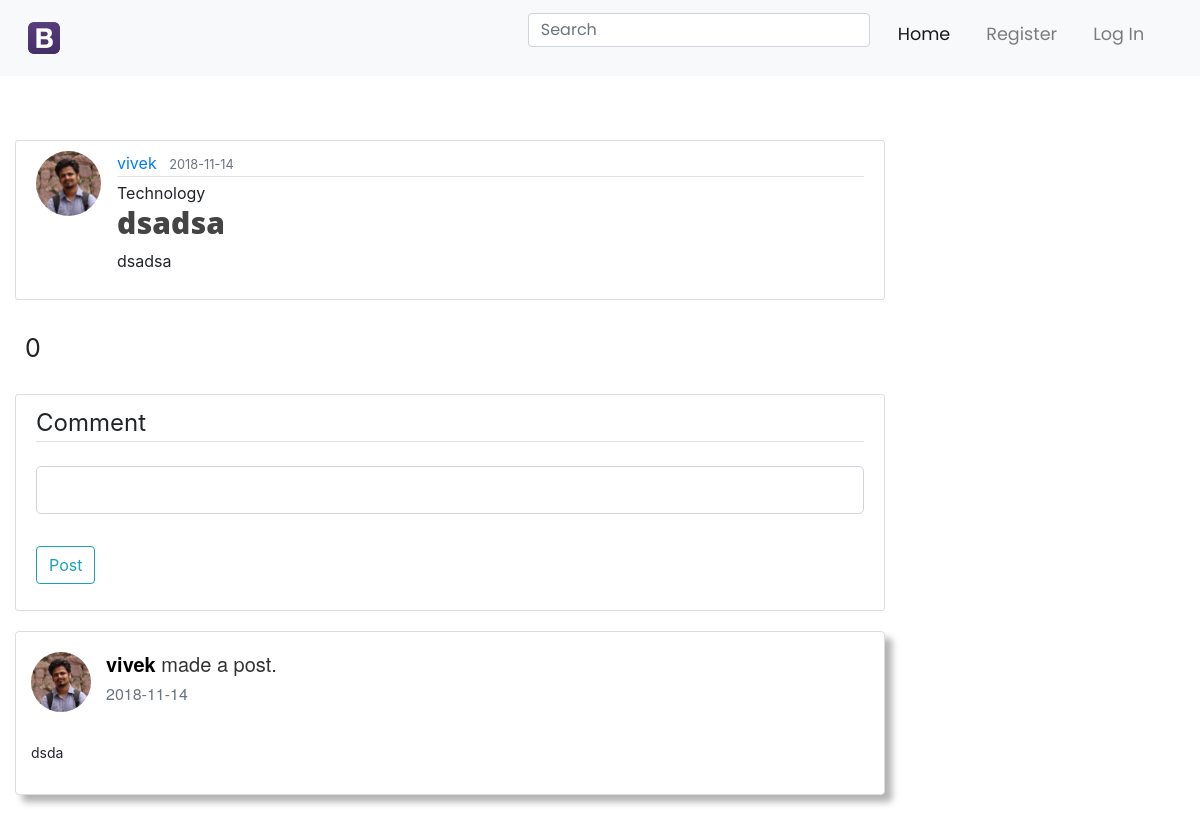
The page /post/14 on the database its author committed.
### flaskblog/models.py (models this page shows, shortened)
class User(db.Model, UserMixin):
    id = db.Column(db.Integer, primary_key=True)
    username = db.Column(db.String(20), unique=True, nullable=False)
    email = db.Column(db.String(120), unique=True, nullable=False)
    image_file = db.Column(db.String(20), nullable=False, default='default.jpg')
    password = db.Column(db.String(60), nullable=False)
    posts = db.relationship('Post', backref='author', lazy=True)
    aboutme = db.Column(db.String(1000))
    user_comments = db.relationship('Comment', backref='commentor', lazy=True)
    liked = db.relationship('PostLike', foreign_keys='PostLike.user_id', backref='user', lazy='dynamic')

class Post(db.Model):
    id = db.Column(db.Integer, primary_key=True)
    title = db.Column(db.String(100), nullable=False)
    date_posted = db.Column(db.DateTime, nullable=False, default=datetime.utcnow)
    content = db.Column(db.Text, nullable=False)
    user_id = db.Column(db.Integer, db.ForeignKey('user.id'), nullable=False)
    published = db.Column(db.Boolean, default=False)
    comments = db.relationship('Comment', backref='post_comments', lazy=True)
    user_tag = db.Column(db.Text)
    likes = db.relationship('PostLike', backref='post', lazy='dynamic')
    theme = db.Column(db.Integer, default=1)

class Comment(db.Model):
    id = db.Column(db.Integer, primary_key=True)
    body = db.Column(db.String(140))
    timestamp = db.Column(db.DateTime, nullable=False, default=datetime.utcnow)
    username = db.Column(db.Text, default='Anonymous')
    comment_user_id = db.Column(db.Integer, db.ForeignKey('user.id'), nullable=True)
    post_id = db.Column(db.Integer, db.ForeignKey('post.id'))

### flaskblog/routes.py (the view)
@app.route("/post/<int:post_id>")
def post(post_id):
    post = Post.query.get_or_404(post_id)
    print(post.user_id)
    print(post.published)
    print(current_user)
    print(post.theme)
    if not post.published:
        if not post.author == current_user:
            abort(403)
    comments = Comment.query.filter_by(post_id=post_id)
    form = AddCommentForm()
    if post.theme == 2:
        return render_template('post2.html', title=post.title, post=post, form=form, comments=comments)
    elif post.theme == 3:
        return render_template('post3.html', title=post.title, post=post, form=form, comments=comments)
    else:
        return render_template('post.html', title=post.title, post=post, form=form, comments=comments)

### flaskblog/forms.py
class AddCommentForm(FlaskForm):
    body = StringField('Body', validators=[DataRequired()])
    submit = SubmitField("Post")

### flaskblog/templates/post.html (shortened to what this page needs)
<link rel="stylesheet" type="text/css" href="{{ url_for('static', filename='post.css') }}">
{% extends "layout.html" %}
{% block content %}
        <article class="media content-section">
            <img class="rounded-circle article-img" src="{{ url_for('static', filename='profile_pics/' + post.author.image_file) }}">
            <div class="media-body">
                <div class="article-metadata">
                    <a class="mr-2" href="{{ url_for('user_posts', username=post.author.username) }}">{{ post.author.username }}</a>
                    <small class="text-muted">{{ post.date_posted.strftime('%Y-%m-%d') }}</small>
                </div>
                <div class="tag">{{ post.user_tag }}</div>
                <h2 class="article-title">{{ post.title }}</h2>
                    <div id="inside-blog">
                    {{ post.content|safe }}
                    </div>
            </div>
        </article>
        <div class="container row">
            <p style="font-size: 25px; padding: 10px ">{{ post.likes.count() }}</p>
        </div>
        <div class="content-section">
            <form method="POST" action="">
                <fieldset class="form-group">
                    <legend class="border-bottom mb-4">Comment</legend>
                    <div class="form-group" >
                        {% if form.body.errors %}
                            {{ form.body(class="form-control form-control-lg is-invalid") }}
                            <div class="invalid-feedback">
                                {% for error in form.body.errors %}
                                    <span>{{ error }}</span>
                                {% endfor %}
                            </div>
                        {% else %}
                            {{ form.body(class="form-control form-control-lg") }}
                        {% endif %}
                    </div>
                </fieldset>
                <div class="form-group">
                    {{ form.submit(class="btn btn-outline-info") }}
                </div>
            </form>
        </div>
        {% if comments %}
            {% for comment in comments %}
                    <div class="panel panel-white post panel-shadow">
                        <div class="post-heading">
                            <div class="pull-left image">
                                {% if comment.comment_user_id %}
                                    <a href="{{ url_for('user_posts', username=comment.username) }}">
                                        <img src="{{ url_for('static', filename='profile_pics/' + comment.commentor.image_file) }}" class="img-circle avatar" alt="{{ comment.username }}'s profile">
                                    </a>
                                {% else %}
                                    <img src="{{ url_for('static', filename='profile_pics/default.jpg') }}" class="img-circle avatar" alt="user profile image">
                                {% endif %}
                            </div>
                            <div class="pull-left meta">
                                <div class="title h5">
                                    {% if comment.comment_user_id %}
                                        <a href="{{ url_for('user_posts', username=comment.username) }}"><b>{{ comment.username }}</b></a>
                                    {% else %}
                                        <b id="temp">{{ comment.username }}</b>
                                    {% endif %}
                                    made a post.
                                </div>
                                <h6 class="text-muted time">{{ comment.timestamp.strftime('%Y-%m-%d') }}</h6>
                            </div>
                        </div>
                        <div class="post-description">
                            <p>{{ comment.body }}</p>
                        </div>
                </div>
            {% endfor %}
        {% endif %}
{% endblock content %}

### flaskblog/static/post.css (style rules this page uses)
.panel { margin-bottom: 20px; background-color: #fff; border: 1px solid transparent; border-radius: 4px; -webkit-box-shadow: 0 1px 1px rgba(0,0,0,.05); box-shadow: 0 1px 1px rgba(0,0,0,.05); }
.pull-left { font-family: "Helvetica Neue",Helvetica,Arial,sans-serif; font-size: 14px; line-height: 1.42857143; color: #333; float: left !important; }
.img-circle { border-radius: 50%; }
.panel-shadow { box-shadow: rgba(0, 0, 0, 0.3) 7px 7px 7px; }
.panel-white { border: 1px solid #dddddd; }
.post .post-heading { height: 95px; padding: 20px 15px; }
.post .post-heading .avatar { width: 60px; height: 60px; display: block; margin-right: 15px; }
.post .post-heading .meta .title { margin-bottom: 0; }
.post .post-heading .meta .title a { color: black; }
.post .post-heading .meta .time { margin-top: 8px; color: #999; }
.post .post-description { padding: 15px; }
.post .post-description p { font-size: 14px; }

### flaskblog/static/style.css (style rules this page uses)
body { background: #ffffff; height: 100%; padding-top: 5%; }
h1, h2, h3, h4, h5, h6 { color: #444444; }
.content-section { background: #ffffff; padding: 10px 20px; border: 1px solid #dddddd; border-radius: 3px; margin-bottom: 20px; }
p { overflow: auto; }
.article-title { font-size: 30px; font-family: "Open Sans"; font-weight: 800; color: #444444; -o-transition:.5s; -moz-transition:.5s; -webkit-transition:.5s; transition:.5s; }
.article-img { height: 65px; width: 65px; margin-right: 16px; }
.article-metadata { padding-bottom: 1px; margin-bottom: 4px; border-bottom: 1px solid #e3e3e3 }

### rows shown on the page
User: image_file (picture), author.username "vivek"
Post: date_posted "2018-11-14", user_tag "Technology", title "dsadsa", content "dsadsa"
Comment: image_file (picture), username "vivek", timestamp "2018-11-14", body "dsda"

### other values the page prints
{{ post.likes.count() }} "0"
